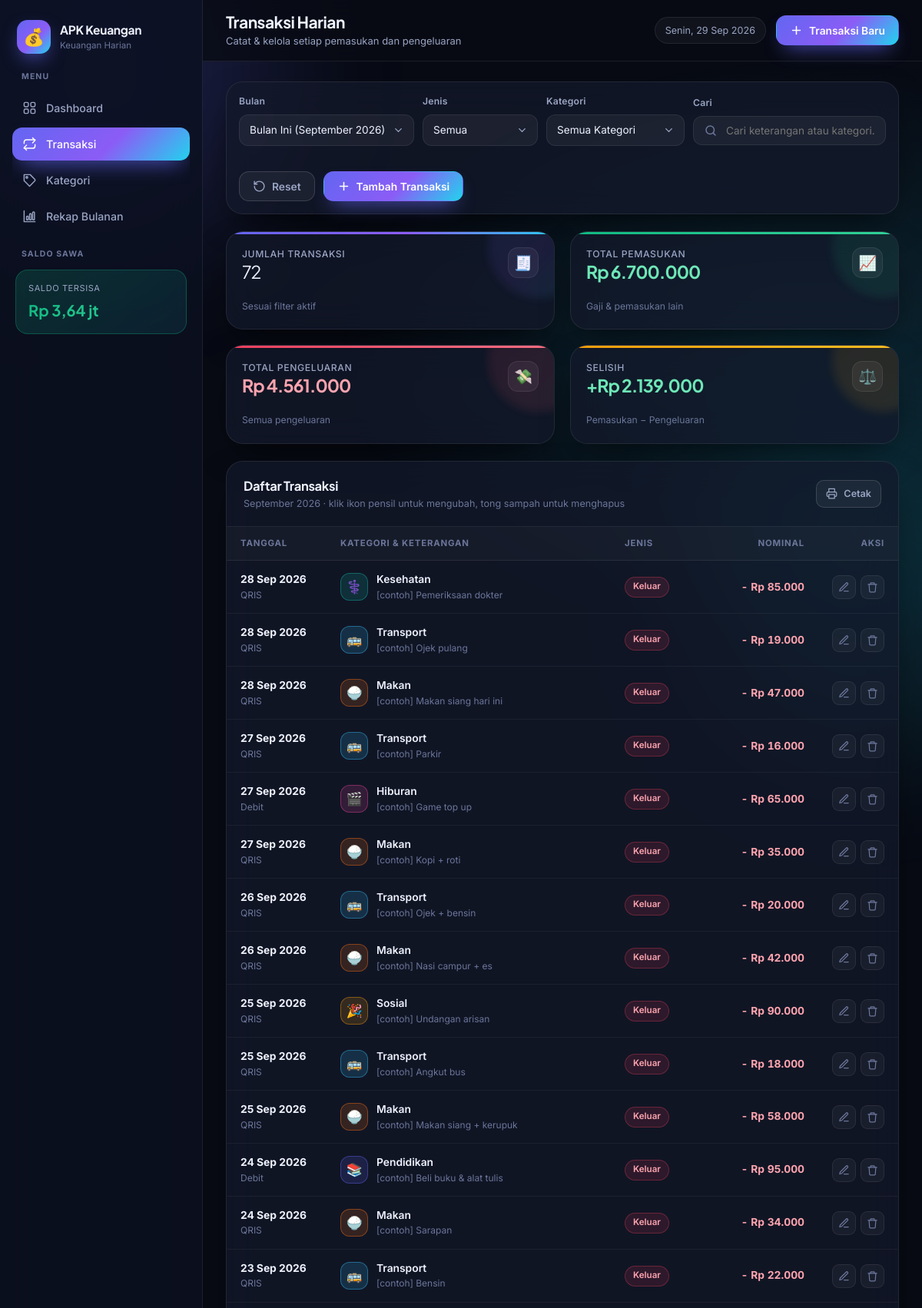
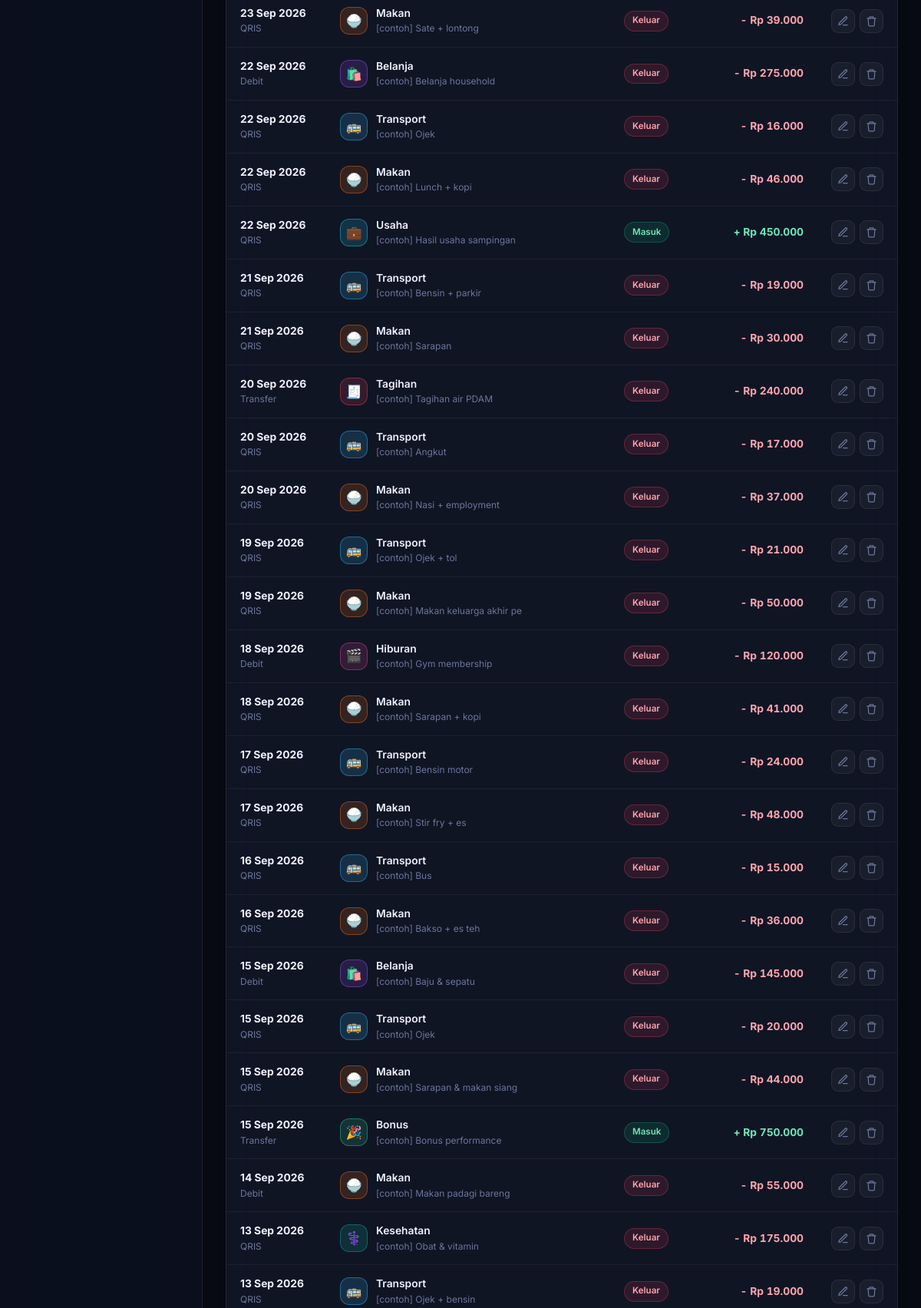
Screenshot of /index.php?page=transaksi (signed in, upper part) with the database file from the repository (2 pictures, top to bottom).
### tables this page shows
CREATE TABLE `transaksi` (
  `id`          INT UNSIGNED  NOT NULL AUTO_INCREMENT,
  `user_id`     INT UNSIGNED  NOT NULL,
  `tanggal`     DATE          NOT NULL,
  `jenis`       ENUM('masuk','keluar') NOT NULL,
  `kategori_id` INT UNSIGNED  NULL,
  `nominal`     DECIMAL(15,2) NOT NULL,
  `keterangan`  VARCHAR(255)  NULL,
  `metode`      ENUM('tunai','transfer','qris','debit') NOT NULL DEFAULT 'tunai',
  `created_at`  TIMESTAMP     NOT NULL DEFAULT CURRENT_TIMESTAMP,
  PRIMARY KEY (`id`),
  KEY `idx_transaksi_user_tgl` (`user_id`, `tanggal`),
  KEY `idx_transaksi_user_bln` (`user_id`, `jenis`, `tanggal`),
  KEY `idx_transaksi_kategori` (`kategori_id`),
  CONSTRAINT `fk_transaksi_user`
    FOREIGN KEY (`user_id`) REFERENCES `users` (`id`)
    ON DELETE CASCADE ON UPDATE CASCADE,
  CONSTRAINT `fk_transaksi_kategori`
    FOREIGN KEY (`kategori_id`) REFERENCES `kategori` (`id`)
    ON DELETE SET NULL ON UPDATE CASCADE
);

CREATE TABLE `kategori` (
  `id`         INT UNSIGNED NOT NULL AUTO_INCREMENT,
  `user_id`    INT UNSIGNED NOT NULL,
  `nama`       VARCHAR(50)  NOT NULL,
  `ikon`       VARCHAR(20)  NOT NULL DEFAULT '🏷️',
  `warna`      CHAR(7)      NOT NULL DEFAULT '#6366f1',
  `jenis`      ENUM('masuk','keluar') NOT NULL DEFAULT 'keluar',
  `is_active`  TINYINT(1)   NOT NULL DEFAULT 1,
  `created_at` TIMESTAMP    NOT NULL DEFAULT CURRENT_TIMESTAMP,
  PRIMARY KEY (`id`),
  KEY `idx_kategori_user` (`user_id`, `jenis`),
  CONSTRAINT `fk_kategori_user`
    FOREIGN KEY (`user_id`) REFERENCES `users` (`id`)
    ON DELETE CASCADE ON UPDATE CASCADE
);

### includes/functions.php (called while the page is built, shortened)
<?php
function e(?string $teks): string
{
    return htmlspecialchars((string) $teks, ENT_QUOTES, 'UTF-8');
}
function rupiah($angka, bool $denganSimbol = true): string
{
    $angka = (float) $angka;
    $teks  = number_format($angka, ($angka == (int) $angka) ? 0 : 2, ',', '.');
    return $denganSimbol ? 'Rp ' . $teks : $teks;
}
function tanggalIndo(?string $tgl, bool $denganHari = true): string
{
    $ts   = strtotime($tgl);
    $hari = ['', 'Minggu', 'Senin', 'Selasa', 'Rabu', 'Kamis', 'Jumat', 'Sabtu'];
    $bln  = ['', 'Jan', 'Feb', 'Mar', 'Apr', 'Mei', 'Jun', 'Jul', 'Agu', 'Sep', 'Okt', 'Nov', 'Des'];
    $hasil = date('j', $ts) . ' ' . $bln[(int) date('n', $ts)] . ' ' . date('Y', $ts);
    return $denganHari ? $hari[(int) date('w', $ts)] . ', ' . $hasil : $hasil;
}
function bulanIndo(int $bulan, bool $panjang = true): string
{
    $bln = [1 => 'Januari', 'Februari', 'Maret', 'April', 'Mei', 'Juni',
            'Juli', 'Agustus', 'September', 'Oktober', 'November', 'Desember'];
    $nama = $bln[$bulan] ?? '-';
    return $nama;
}
function periodeIndo(string $periode): string
{
    [$y, $m] = array_pad(explode('-', $periode), 2, date('m'));
    return bulanIndo((int) $m) . ' ' . $y;
}
function periodeSekarang(): string
{
    return date('Y-m');
}
function baseUrl(string $path = ''): string
{
    $base = rtrim(str_replace('\\', '/', dirname($_SERVER['SCRIPT_NAME'] ?? '/')), '/');
    return $base . '/' . ltrim($path, '/');
}
function get(string $key, $default = null)
{
    return $_GET[$key] ?? $default;
}
function hexRgba(?string $hex, float $a): string
{
    $hex = ltrim((string) $hex, '#');
    $n = hexdec($hex);
    return sprintf('rgba(%d, %d, %d, %s)', ($n >> 16) & 255, ($n >> 8) & 255, $n & 255, rtrim(rtrim(number_format($a, 3, '.', ''), '0'), '.'));
}
function metodeList(): array
{
    return ['tunai' => 'Tunai', 'transfer' => 'Transfer', 'qris' => 'QRIS', 'debit' => 'Debit'];
}

### includes/auth.php (called while the page is built, shortened)
<?php
require_once __DIR__ . '/../config/config.php';
require_once __DIR__ . '/functions.php';
function userId(): ?int
{
    return $_SESSION['user']['id'] ?? null;
}

### config/config.php (called while the page is built, shortened)
<?php
function db(): PDO
{
    static $pdo = null;
    if ($pdo === null) {
        $dsn = sprintf(
            'mysql:host=%s;port=%s;dbname=%s;charset=%s',
            DB_HOST,
            DB_PORT,
            DB_NAME,
            DB_CHARSET
        );
        try {
            $pdo = new PDO($dsn, DB_USER, DB_PASS, [
                PDO::ATTR_ERRMODE            => PDO::ERRMODE_EXCEPTION,
                PDO::ATTR_DEFAULT_FETCH_MODE => PDO::FETCH_ASSOC,
                PDO::ATTR_EMULATE_PREPARES   => false,
            ]);
        } catch (PDOException $e) {
            error_log('Koneksi database gagal: ' . $e->getMessage());
            http_response_code(500);
            exit(
                APP_DEBUG
                    ? 'Koneksi database gagal: ' . $e->getMessage()
                    : 'Koneksi database gagal. Periksa konfigurasi di config/config.php.'
            );
        }
    }
    return $pdo;
}

### includes/model.php (called while the page is built, shortened)
<?php
require_once __DIR__ . '/auth.php';
function transaksiList(array $filter = []): array
{
    $sql = 'SELECT t.*, k.nama AS kategori_nama, k.ikon AS kategori_ikon, k.warna AS kategori_warna
            FROM transaksi t
            LEFT JOIN kategori k ON k.id = t.kategori_id
            WHERE t.user_id = ?';
    $params = [userId()];
    if (!empty($filter['periode'])) {
        $sql .= ' AND DATE_FORMAT(t.tanggal, "%Y-%m") = ?';
        $params[] = $filter['periode'];
    }
    $sql .= ' ORDER BY t.tanggal DESC, t.id DESC';
    $st = db()->prepare($sql);
    $st->execute($params);
    return $st->fetchAll();
}

### pages/transaksi.php (the view, shortened to what this page needs)
<?php
$awal        = transaksiList(['periode' => $periode]);
$sumMasuk    = 0.0;
$sumKeluar   = 0.0;
foreach ($awal as $r) {
    if ($r['jenis'] === 'masuk') $sumMasuk  += (float) $r['nominal'];
    else                          $sumKeluar += (float) $r['nominal'];
}
$sumJumlah = count($awal);
$sumSelisih = $sumMasuk - $sumKeluar;
require __DIR__ . '/../includes/header.php';
?>
<section class="card fade-up">
  <div class="card-body tight">
    <div class="filters">
      <label class="field" style="min-width:190px">
        <span>Bulan</span>
        <select class="select" id="fPeriode" data-awal="<?= e($periode) ?>">
          <option value="<?= e(periodeSekarang()) ?>" <?= $periode === periodeSekarang() ? 'selected' : '' ?>>
            Bulan Ini (<?= e(periodeIndo(periodeSekarang())) ?>)
          </option>
        </select>
      </label>
      <label class="field" style="min-width:150px">
        <span>Jenis</span>
        <select class="select" id="fJenis">
          <option value="">Semua</option>
        </select>
      </label>
      <label class="field" style="min-width:180px">
        <span>Kategori</span>
        <select class="select" id="fKategori">
          <option value="">Semua Kategori</option>
        </select>
      </label>
      <label class="field grow" style="min-width:220px">
        <span>Cari</span>
        <div class="input-ico">
          <svg viewBox="0 0 24 24" fill="none" stroke="currentColor" stroke-width="2" stroke-linecap="round">
            <circle cx="11" cy="11" r="7"/><path d="M20 20l-3.5-3.5"/>
          </svg>
          <input type="text" class="input" id="fCari" placeholder="Cari keterangan atau kategori…">
        </div>
      </label>
      <button class="btn btn-ghost" id="fReset" style="margin-top:22px">
        <svg viewBox="0 0 24 24" fill="none" stroke="currentColor" stroke-width="2" stroke-linecap="round" stroke-linejoin="round">
          <path d="M3 12a9 9 0 109-9 9 9 0 00-6.4 2.7L3 8"/><path d="M3 3v5h5"/>
        </svg>
        <span class="desk-only">Reset</span>
      </button>
      <button class="btn btn-primary" data-modal="modalTransaksi" style="margin-top:22px">
        <svg viewBox="0 0 24 24" fill="none" stroke="currentColor" stroke-width="2.2" stroke-linecap="round">
          <path d="M12 5v14M5 12h14"/>
        </svg>
        <span class="desk-only">Tambah Transaksi</span>
      </button>
    </div>
  </div>
</section>
<section class="grid g-4 fade-up d1">
  <div class="stat st-blue">
    <div class="stat-top">
      <div>
        <div class="stat-label">Jumlah Transaksi</div>
        <div class="stat-val sm" id="sumJumlah"><?= e($sumJumlah) ?></div>
      </div>
      <div class="stat-ico">🧾</div>
    </div>
    <div class="stat-foot">Sesuai filter aktif</div>
  </div>
  <div class="stat st-green">
    <div class="stat-top">
      <div>
        <div class="stat-label">Total Pemasukan</div>
        <div class="stat-val sm money-in" id="sumMasuk"><?= e(rupiah($sumMasuk)) ?></div>
      </div>
      <div class="stat-ico">📈</div>
    </div>
    <div class="stat-foot">Gaji &amp; pemasukan lain</div>
  </div>
  <div class="stat st-red">
    <div class="stat-top">
      <div>
        <div class="stat-label">Total Pengeluaran</div>
        <div class="stat-val sm money-out" id="sumKeluar"><?= e(rupiah($sumKeluar)) ?></div>
      </div>
      <div class="stat-ico">💸</div>
    </div>
    <div class="stat-foot">Semua pengeluaran</div>
  </div>
  <div class="stat st-gold">
    <div class="stat-top">
      <div>
        <div class="stat-label">Selisih</div>
        <div class="stat-val sm <?= $sumSelisih >= 0 ? 'money-in' : 'money-out' ?>" id="sumSelisih"><?= e(($sumSelisih >= 0 ? '+' : '-') . rupiah(abs($sumSelisih))) ?></div>
      </div>
      <div class="stat-ico">⚖️</div>
    </div>
    <div class="stat-foot">Pemasukan − Pengeluaran</div>
  </div>
</section>
<section class="card fade-up d2">
  <div class="card-head">
    <div>
      <h2>Daftar Transaksi</h2>
      <p><?= e(periodeIndo($periode)) ?> &middot; klik ikon pensil untuk mengubah, tong sampah untuk menghapus</p>
    </div>
    <a class="btn btn-ghost btn-sm" href="<?= e(baseUrl('print/rekap.php?periode=' . $periode)) ?>" target="_blank">
      <svg viewBox="0 0 24 24" fill="none" stroke="currentColor" stroke-width="2" stroke-linecap="round" stroke-linejoin="round">
        <path d="M6 9V2h12v7"/><path d="M6 18H4a2 2 0 01-2-2v-5a2 2 0 012-2h16a2 2 0 012 2v5a2 2 0 01-2 2h-2"/>
        <path d="M6 14h12v8H6z"/>
      </svg>
      <span class="desk-only">Cetak</span>
    </a>
  </div>
  <div class="table-wrap desk-only" id="trxWrap" <?= $sumJumlah === 0 ? 'hidden' : '' ?>>
    <table>
      <thead>
        <tr>
          <th style="width:130px">Tanggal</th>
          <th>Kategori &amp; Keterangan</th>
          <th style="width:100px">Jenis</th>
          <th class="t-right" style="width:170px">Nominal</th>
          <th class="t-right" style="width:96px">Aksi</th>
        </tr>
      </thead>
      <tbody id="trxBody">
        <?php foreach ($awal as $r):
            $masuk = $r['jenis'] === 'masuk';
            $w = $r['kategori_warna'] ?: '#6366f1'; ?>
          <tr>
            <td class="nowrap">
              <b class="tnum"><?= e(tanggalIndo($r['tanggal'], false)) ?></b>
              <div class="cat-sub"><?= e(metodeList()[$r['metode']] ?? $r['metode']) ?></div>
            </td>
            <td>
              <div class="cat-cell">
                <div class="cat-ico" style="--c-bg:<?= e(hexRgba($w, .16)) ?>;--c-line:<?= e(hexRgba($w, .42)) ?>">
                  <?= e($r['kategori_ikon'] ?: '📦') ?>
                </div>
                <div style="min-width:0">
                  <div class="cat-nm"><?= e($r['kategori_nama'] ?: 'Tanpa Kategori') ?></div>
                  <div class="cat-sub"><?= e($r['keterangan'] ?: '—') ?></div>
                </div>
              </div>
            </td>
            <td><span class="badge <?= $masuk ? 'badge-in' : 'badge-out' ?>"><?= $masuk ? 'Masuk' : 'Keluar' ?></span></td>
            <td class="t-right t-num nowrap">
              <span class="<?= $masuk ? 'money-in' : 'money-out' ?>"><?= $masuk ? '+' : '-' ?> <?= e(rupiah($r['nominal'])) ?></span>
            </td>
            <td class="t-right">
              <div class="row-acts">
                <button class="act e" data-trx="<?= (int) $r['id'] ?>" data-act="edit" title="Edit">
                  <svg viewBox="0 0 24 24" fill="none" stroke="currentColor" stroke-width="2" stroke-linecap="round" stroke-linejoin="round">
                    <path d="M12 20h9"/><path d="M16.5 3.5a2.1 2.1 0 013 3L7 19l-4 1 1-4z"/>
                  </svg>
                </button>
                <button class="act d" data-trx="<?= (int) $r['id'] ?>" data-act="hapus" title="Hapus">
                  <svg viewBox="0 0 24 24" fill="none" stroke="currentColor" stroke-width="2" stroke-linecap="round" stroke-linejoin="round">
                    <path d="M3 6h18"/><path d="M8 6V4a1 1 0 011-1h6a1 1 0 011 1v2"/>
                    <path d="M19 6l-1 14a2 2 0 01-2 2H8a2 2 0 01-2-2L5 6"/>
                  </svg>
                </button>
              </div>
            </td>
          </tr>
        <?php endforeach; ?>
      </tbody>
    </table>
  </div>
</section>
<?php require __DIR__ . '/../includes/footer.php'; ?>

### rows the page displays
transaksi: tanggal "28 Sep 2026", metode "QRIS", kategori.ikon "⚕️", kategori.nama "Kesehatan", keterangan "[contoh] Pemeriksaan dokter", jenis "Keluar", nominal "Rp 85.000"
transaksi: tanggal "28 Sep 2026", metode "QRIS", kategori.ikon "🚌", kategori.nama "Transport", keterangan "[contoh] Ojek pulang", jenis "Keluar", nominal "Rp 19.000"
transaksi: tanggal "28 Sep 2026", metode "QRIS", kategori.ikon "🍚", kategori.nama "Makan", keterangan "[contoh] Makan siang hari ini", jenis "Keluar", nominal "Rp 47.000"
transaksi: tanggal "27 Sep 2026", metode "QRIS", kategori.ikon "🚌", kategori.nama "Transport", keterangan "[contoh] Parkir", jenis "Keluar", nominal "Rp 16.000"
transaksi: tanggal "27 Sep 2026", metode "Debit", kategori.ikon "🎬", kategori.nama "Hiburan", keterangan "[contoh] Game top up", jenis "Keluar", nominal "Rp 65.000"
transaksi: tanggal "27 Sep 2026", metode "QRIS", kategori.ikon "🍚", kategori.nama "Makan", keterangan "[contoh] Kopi + roti", jenis "Keluar", nominal "Rp 35.000"
transaksi: tanggal "26 Sep 2026", metode "QRIS", kategori.ikon "🚌", kategori.nama "Transport", keterangan "[contoh] Ojek + bensin", jenis "Keluar", nominal "Rp 20.000"
transaksi: tanggal "26 Sep 2026", metode "QRIS", kategori.ikon "🍚", kategori.nama "Makan", keterangan "[contoh] Nasi campur + es", jenis "Keluar", nominal "Rp 42.000"
transaksi: tanggal "25 Sep 2026", metode "QRIS", kategori.ikon "🎉", kategori.nama "Sosial", keterangan "[contoh] Undangan arisan", jenis "Keluar", nominal "Rp 90.000"
transaksi: tanggal "25 Sep 2026", metode "QRIS", kategori.ikon "🚌", kategori.nama "Transport", keterangan "[contoh] Angkut bus", jenis "Keluar", nominal "Rp 18.000"
transaksi: tanggal "25 Sep 2026", metode "QRIS", kategori.ikon "🍚", kategori.nama "Makan", keterangan "[contoh] Makan siang + kerupuk", jenis "Keluar", nominal "Rp 58.000"
transaksi: tanggal "24 Sep 2026", metode "Debit", kategori.ikon "📚", kategori.nama "Pendidikan", keterangan "[contoh] Beli buku & alat tulis", jenis "Keluar", nominal "Rp 95.000"
transaksi: tanggal "24 Sep 2026", metode "QRIS", kategori.ikon "🍚", kategori.nama "Makan", keterangan "[contoh] Sarapan", jenis "Keluar", nominal "Rp 34.000"
transaksi: tanggal "23 Sep 2026", metode "QRIS", kategori.ikon "🚌", kategori.nama "Transport", keterangan "[contoh] Bensin", jenis "Keluar", nominal "Rp 22.000"
transaksi: tanggal "23 Sep 2026", metode "QRIS", kategori.ikon "🍚", kategori.nama "Makan", keterangan "[contoh] Sate + lontong", jenis "Keluar", nominal "Rp 39.000"
transaksi: tanggal "22 Sep 2026", metode "Debit", kategori.ikon "🛍️", kategori.nama "Belanja", keterangan "[contoh] Belanja household", jenis "Keluar", nominal "Rp 275.000"
transaksi: tanggal "22 Sep 2026", metode "QRIS", kategori.ikon "🚌", kategori.nama "Transport", keterangan "[contoh] Ojek", jenis "Keluar", nominal "Rp 16.000"
transaksi: tanggal "22 Sep 2026", metode "QRIS", kategori.ikon "🍚", kategori.nama "Makan", keterangan "[contoh] Lunch + kopi", jenis "Keluar", nominal "Rp 46.000"
transaksi: tanggal "22 Sep 2026", metode "QRIS", kategori.ikon "💼", kategori.nama "Usaha", keterangan "[contoh] Hasil usaha sampingan", jenis "Masuk", nominal "Rp 450.000"
transaksi: tanggal "21 Sep 2026", metode "QRIS", kategori.ikon "🚌", kategori.nama "Transport", keterangan "[contoh] Bensin + parkir", jenis "Keluar", nominal "Rp 19.000"
transaksi: tanggal "21 Sep 2026", metode "QRIS", kategori.ikon "🍚", kategori.nama "Makan", keterangan "[contoh] Sarapan", jenis "Keluar", nominal "Rp 30.000"
transaksi: tanggal "20 Sep 2026", metode "Transfer", kategori.ikon "🧾", kategori.nama "Tagihan", keterangan "[contoh] Tagihan air PDAM", jenis "Keluar", nominal "Rp 240.000"
transaksi: tanggal "20 Sep 2026", metode "QRIS", kategori.ikon "🚌", kategori.nama "Transport", keterangan "[contoh] Angkut", jenis "Keluar", nominal "Rp 17.000"
transaksi: tanggal "20 Sep 2026", metode "QRIS", kategori.ikon "🍚", kategori.nama "Makan", keterangan "[contoh] Nasi + employment", jenis "Keluar", nominal "Rp 37.000"
transaksi: tanggal "19 Sep 2026", metode "QRIS", kategori.ikon "🚌", kategori.nama "Transport", keterangan "[contoh] Ojek + tol", jenis "Keluar", nominal "Rp 21.000"
transaksi: tanggal "19 Sep 2026", metode "QRIS", kategori.ikon "🍚", kategori.nama "Makan", keterangan "[contoh] Makan keluarga akhir pe", jenis "Keluar", nominal "Rp 50.000"
transaksi: tanggal "18 Sep 2026", metode "Debit", kategori.ikon "🎬", kategori.nama "Hiburan", keterangan "[contoh] Gym membership", jenis "Keluar", nominal "Rp 120.000"
transaksi: tanggal "18 Sep 2026", metode "QRIS", kategori.ikon "🍚", kategori.nama "Makan", keterangan "[contoh] Sarapan + kopi", jenis "Keluar", nominal "Rp 41.000"
transaksi: tanggal "17 Sep 2026", metode "QRIS", kategori.ikon "🚌", kategori.nama "Transport", keterangan "[contoh] Bensin motor", jenis "Keluar", nominal "Rp 24.000"
transaksi: tanggal "17 Sep 2026", metode "QRIS", kategori.ikon "🍚", kategori.nama "Makan", keterangan "[contoh] Stir fry + es", jenis "Keluar", nominal "Rp 48.000"
transaksi: tanggal "16 Sep 2026", metode "QRIS", kategori.ikon "🚌", kategori.nama "Transport", keterangan "[contoh] Bus", jenis "Keluar", nominal "Rp 15.000"
transaksi: tanggal "16 Sep 2026", metode "QRIS", kategori.ikon "🍚", kategori.nama "Makan", keterangan "[contoh] Bakso + es teh", jenis "Keluar", nominal "Rp 36.000"
transaksi: tanggal "15 Sep 2026", metode "Debit", kategori.ikon "🛍️", kategori.nama "Belanja", keterangan "[contoh] Baju & sepatu", jenis "Keluar", nominal "Rp 145.000"
transaksi: tanggal "15 Sep 2026", metode "QRIS", kategori.ikon "🚌", kategori.nama "Transport", keterangan "[contoh] Ojek", jenis "Keluar", nominal "Rp 20.000"
transaksi: tanggal "15 Sep 2026", metode "QRIS", kategori.ikon "🍚", kategori.nama "Makan", keterangan "[contoh] Sarapan & makan siang", jenis "Keluar", nominal "Rp 44.000"
transaksi: tanggal "15 Sep 2026", metode "Transfer", kategori.ikon "🎉", kategori.nama "Bonus", keterangan "[contoh] Bonus performance", jenis "Masuk", nominal "Rp 750.000"
transaksi: tanggal "14 Sep 2026", metode "Debit", kategori.ikon "🍚", kategori.nama "Makan", keterangan "[contoh] Makan padagi bareng", jenis "Keluar", nominal "Rp 55.000"
transaksi: tanggal "13 Sep 2026", metode "QRIS", kategori.ikon "⚕️", kategori.nama "Kesehatan", keterangan "[contoh] Obat & vitamin", jenis "Keluar", nominal "Rp 175.000"
transaksi: tanggal "13 Sep 2026", metode "QRIS", kategori.ikon "🚌", kategori.nama "Transport", keterangan "[contoh] Ojek + bensin", jenis "Keluar", nominal "Rp 19.000"

### other values shown
APP_NAME "APK Keuangan"
$m['label'] "Dashboard"
$m['label'] "Transaksi"
$m['label'] "Kategori"
$m['label'] "Rekap Bulanan"
rupiahRingkas(saldoSekarang()) "Rp 3,64 jt"
$judul "Transaksi Harian"
$subjudul "Catat & kelola setiap pemasukan dan pengeluaran"
$sumJumlah "72"
rupiah($sumMasuk) "Rp 6.700.000"
rupiah($sumKeluar) "Rp 4.561.000"
periodeIndo($periode) "September 2026"
